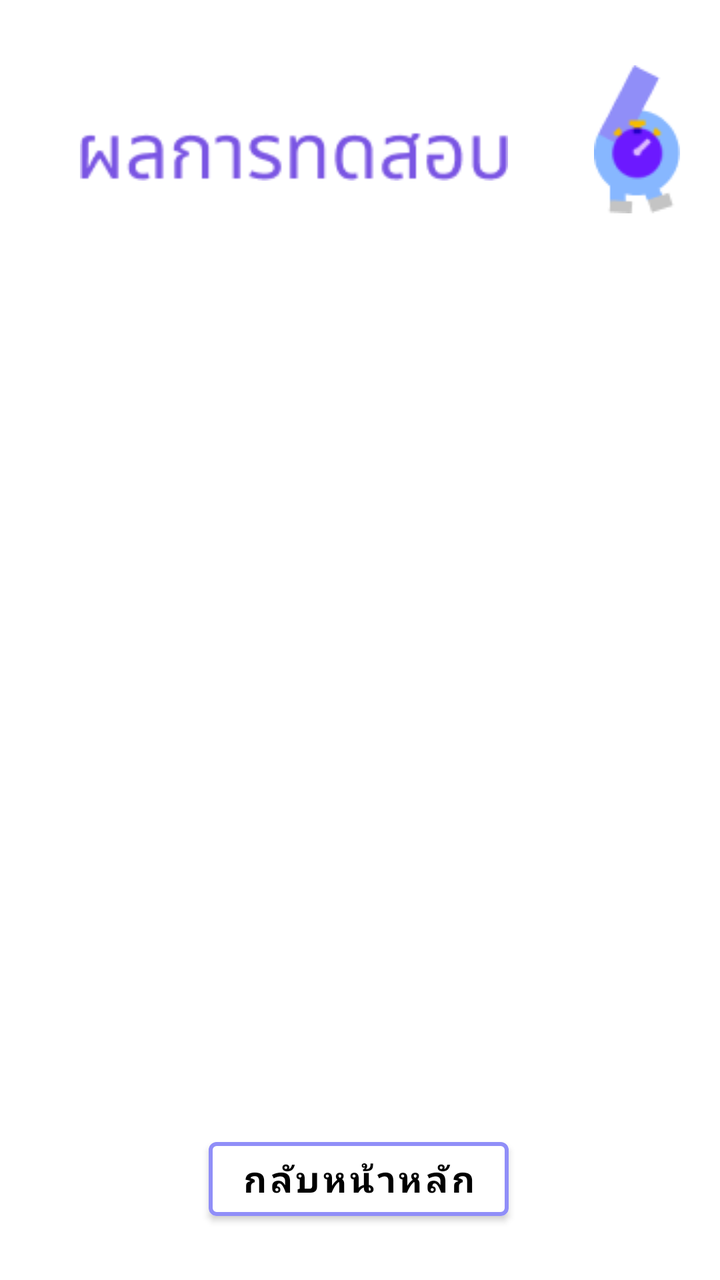
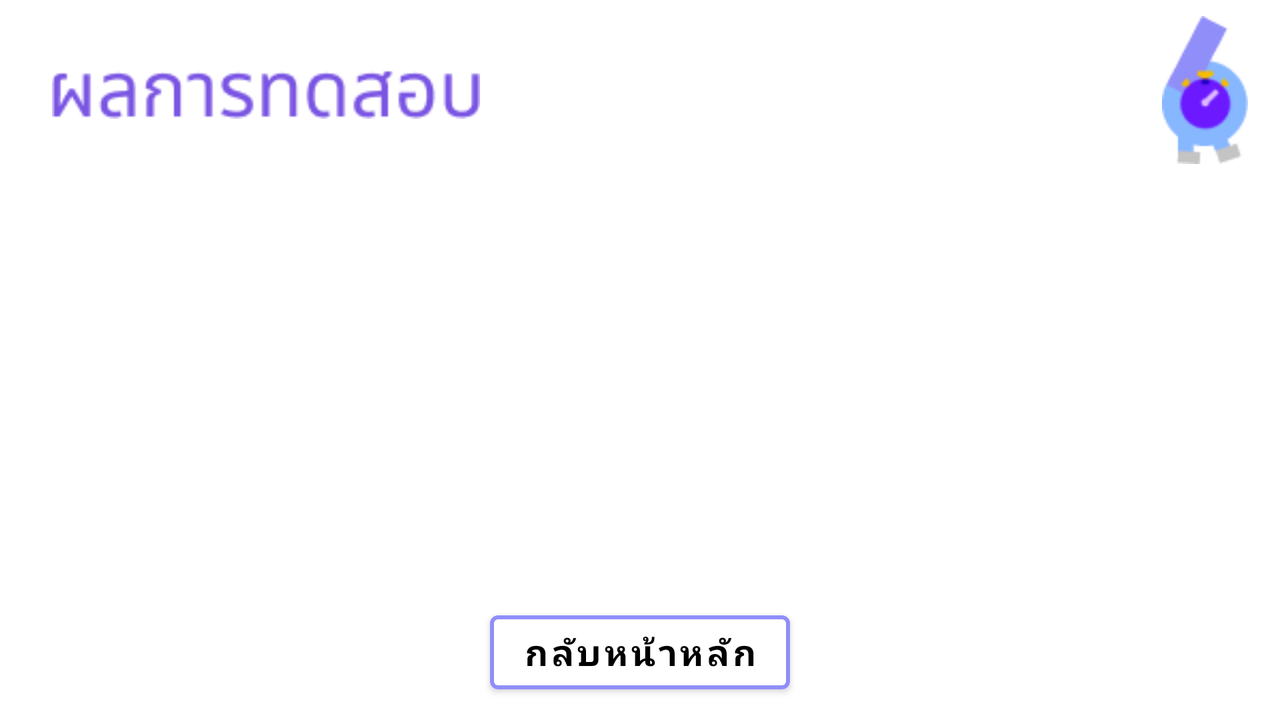

Two renders of one Android screen. The first uses the default layout on a phone; the second uses the alternative layout the repository ships for a different screen configuration, on a matching device. The two XML files are below.
<!-- AndroidManifest.xml: application theme Theme.WalkFromHome -->
<!-- res/layout/activity_test_data_page.xml -->
<?xml version="1.0" encoding="utf-8"?>
<androidx.constraintlayout.widget.ConstraintLayout xmlns:android="http://schemas.android.com/apk/res/android"
    xmlns:app="http://schemas.android.com/apk/res-auto"
    xmlns:tools="http://schemas.android.com/tools"
    android:layout_width="match_parent"
    android:layout_height="match_parent"
    tools:context=".test_data_page"
    android:background="@android:color/white">

    <LinearLayout
        android:layout_width="335dp"
        android:layout_height="406dp"
        android:orientation="vertical"
        app:layout_constraintBottom_toBottomOf="parent"
        app:layout_constraintEnd_toEndOf="parent"
        app:layout_constraintStart_toStartOf="parent"
        app:layout_constraintTop_toTopOf="parent"
        app:layout_constraintVertical_bias="0.543">

        <ListView
            android:id="@+id/myListView"
            android:layout_width="match_parent"
            android:layout_height="match_parent"
            android:textColor="#D30101" />

    </LinearLayout>

    <ImageView
        android:id="@+id/test_data_page_logo"
        android:layout_width="wrap_content"
        android:layout_height="wrap_content"
        android:layout_marginStart="250dp"
        android:layout_marginTop="15dp"
        app:layout_constraintBottom_toBottomOf="parent"
        app:layout_constraintEnd_toEndOf="parent"
        app:layout_constraintHorizontal_bias="0.703"
        app:layout_constraintStart_toStartOf="parent"
        app:layout_constraintTop_toTopOf="parent"
        app:layout_constraintVertical_bias="0.032"
        app:srcCompat="@drawable/third_page_logo"
        tools:ignore="ImageContrastCheck"
        tools:srcCompat="@drawable/third_page_logo" />

    <Button
        android:id="@+id/back_button"
        android:layout_width="150dp"
        android:layout_height="49dp"
        android:backgroundTint="#ffff"
        android:fontFamily="@font/poppins"
        android:text="กลับหน้าหลัก"
        android:textAllCaps="false"
        android:textColor="@color/black"
        android:textColorHighlight="#131313"
        android:textColorHint="#292626"
        android:textSize="18sp"
        android:textStyle="bold"
        app:layout_constraintBottom_toBottomOf="parent"
        app:layout_constraintEnd_toEndOf="parent"
        app:layout_constraintHorizontal_bias="0.497"
        app:layout_constraintStart_toStartOf="parent"
        app:layout_constraintTop_toTopOf="parent"
        app:layout_constraintVertical_bias="0.956"
        app:strokeColor="#908EF8"
        app:strokeWidth="2dp" />

    <ImageView
        android:id="@+id/seventh_page_text"
        android:layout_width="214dp"
        android:layout_height="44dp"
        app:layout_constraintBottom_toBottomOf="parent"
        app:layout_constraintEnd_toEndOf="parent"
        app:layout_constraintHorizontal_bias="0.274"
        app:layout_constraintStart_toStartOf="parent"
        app:layout_constraintTop_toTopOf="parent"
        app:layout_constraintVertical_bias="0.094"
        app:srcCompat="@drawable/seventh_test_data_text" />


</androidx.constraintlayout.widget.ConstraintLayout>
<!-- resources referenced by this layout -->
<resources>
  <color name="black">#FF000000</color>
  <!-- drawable seventh_test_data_text: png bitmap (drawable, 3032 bytes) -->
  <!-- drawable third_page_logo: png bitmap (drawable, 2341 bytes) -->
  <style name="Theme.WalkFromHome" parent="Theme.MaterialComponents.DayNight.NoActionBar">
          
          <item name="colorPrimary">@color/purple_500</item>
          <item name="colorPrimaryVariant">@color/purple_700</item>
          <item name="colorOnPrimary">@color/white</item>
          
          <item name="colorSecondary">@color/teal_200</item>
          <item name="colorSecondaryVariant">@color/teal_700</item>
          <item name="colorOnSecondary">@color/black</item>
          
          <item name="android:statusBarColor" tools:targetApi="l">?attr/colorPrimaryVariant</item>
          
      </style>
  <color name="purple_500">#FF6200EE</color>
  <color name="purple_700">#FF3700B3</color>
  <color name="white">#FFFFFFFF</color>
  <color name="teal_200">#FF03DAC5</color>
  <color name="teal_700">#FF018786</color>
</resources>
<!-- res/layout-land/activity_test_data_page.xml (the repository's variant of the layout above) -->
<!-- drawn on the phone turned sideways -->
<?xml version="1.0" encoding="utf-8"?>
<androidx.constraintlayout.widget.ConstraintLayout xmlns:android="http://schemas.android.com/apk/res/android"
    xmlns:app="http://schemas.android.com/apk/res-auto"
    xmlns:tools="http://schemas.android.com/tools"
    android:layout_width="match_parent"
    android:layout_height="match_parent"
    tools:context=".test_data_page"
    android:background="@android:color/white">

    <LinearLayout
        android:id="@+id/linearLayout"
        android:layout_width="0dp"
        android:layout_height="0dp"
        android:layout_marginStart="32dp"
        android:layout_marginTop="16dp"
        android:layout_marginEnd="32dp"
        android:layout_marginBottom="8dp"
        android:orientation="vertical"
        app:layout_constraintBottom_toTopOf="@+id/insert_data_back_button"
        app:layout_constraintEnd_toEndOf="parent"
        app:layout_constraintStart_toStartOf="parent"
        app:layout_constraintTop_toBottomOf="@+id/seventh_page_text">

        <ListView
            android:id="@+id/myListView"
            android:layout_width="match_parent"
            android:layout_height="match_parent"
            android:textColor="#D30101" />

    </LinearLayout>

    <ImageView
        android:id="@+id/test_data_page_logo"
        android:layout_width="wrap_content"
        android:layout_height="wrap_content"
        android:layout_marginTop="8dp"
        android:layout_marginEnd="16dp"
        app:layout_constraintEnd_toEndOf="parent"
        app:layout_constraintTop_toTopOf="parent"
        app:srcCompat="@drawable/third_page_logo"
        tools:ignore="ImageContrastCheck"
        tools:srcCompat="@drawable/third_page_logo" />

    <Button
        android:id="@+id/insert_data_back_button"
        android:layout_width="150dp"
        android:layout_height="49dp"
        android:backgroundTint="#ffff"
        android:fontFamily="@font/poppins"
        android:text="กลับหน้าหลัก"
        android:textAllCaps="false"
        android:textColor="@color/black"
        android:textColorHighlight="#131313"
        android:textColorHint="#292626"
        android:textSize="18sp"
        android:textStyle="bold"
        app:layout_constraintBottom_toBottomOf="parent"
        app:layout_constraintEnd_toEndOf="parent"
        app:layout_constraintStart_toStartOf="parent"
        app:layout_constraintTop_toTopOf="parent"
        app:layout_constraintVertical_bias="0.97"
        app:strokeColor="#908EF8"
        app:strokeWidth="2dp" />

    <ImageView
        android:id="@+id/seventh_page_text"
        android:layout_width="214dp"
        android:layout_height="44dp"
        app:layout_constraintBottom_toBottomOf="parent"
        app:layout_constraintEnd_toEndOf="parent"
        app:layout_constraintHorizontal_bias="0.061"
        app:layout_constraintStart_toStartOf="parent"
        app:layout_constraintTop_toTopOf="parent"
        app:layout_constraintVertical_bias="0.079"
        app:srcCompat="@drawable/seventh_test_data_text" />


</androidx.constraintlayout.widget.ConstraintLayout>
